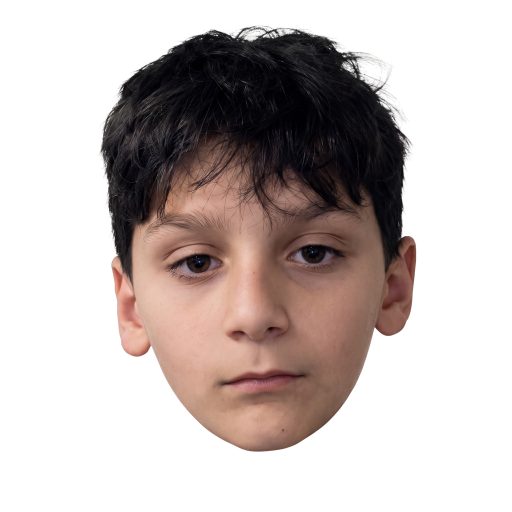
#> input picture ai/reference/matthew_1024_reference.png, 1024 x 1024 px, found by its file name (shown at 1/2 size)
$ python approve_skin.py --candidate ../reference/matthew_1024_reference.png --skin ../reference/matthew_face_crop.png
#> lines starting #> are read from the running program, lines starting #| are printed output that depends on the picture
#!/usr/bin/env python3
"""
Skin Approval & Deployment CLI for Matthew Clicker.
Validates candidate alignment, creates backups of existing production skins,
and exports approved assets into public/images/skins/<skin_id>-normal.png.
"""

import os
import sys
import shutil
import time
import argparse
import subprocess
from PIL import Image
import numpy as np

WORKSPACE_ROOT = os.path.dirname(os.path.dirname(os.path.dirname(os.path.abspath(__file__))))
PRODUCTION_SKINS_DIR = os.path.join(WORKSPACE_ROOT, "public", "images", "skins")
BACKUPS_DIR = os.path.join(WORKSPACE_ROOT, "ai", "backups")
SCRIPTS_DIR = os.path.join(WORKSPACE_ROOT, "scripts")

def validate_and_approve(candidate_path, skin_id):
#> called with candidate_path = '../reference/matthew_1024_reference.png', skin_id = '../reference/matthew_face_crop.png'
    if not os.path.isabs(candidate_path):
        candidate_path = os.path.join(WORKSPACE_ROOT, candidate_path)

    if not os.path.exists(candidate_path):
        raise FileNotFoundError(f"Candidate file not found: {candidate_path}")

    # Standardize skin ID
    clean_id = skin_id.replace("_matthew", "").lower()
    target_filename = f"{clean_id}-normal.png"
    target_path = os.path.join(PRODUCTION_SKINS_DIR, target_filename)

    print("=" * 70)
    print(f"  APPROVING SKIN: {skin_id} -> {target_filename}")
    print("=" * 70)

    # 1. Image Validation
    img = Image.open(candidate_path)
#> img is the input picture: PIL image 1024x1024 RGBA; mean R, G, B, A 41.5, 31.6, 29, 99.3
    print(f"  Format    : {img.format}")
#|   Format    : PNG
    print(f"  Mode      : {img.mode}")
#|   Mode      : RGBA
    print(f"  Dimensions: {img.size}")
#|   Dimensions: (1024, 1024)

    if img.size != (1024, 1024):
        print(f"  [AUTO-FIX] Resizing {img.size} to canonical (1024, 1024)...")
        img = img.resize((1024, 1024), Image.Resampling.LANCZOS)

    if img.mode != "RGBA":
        print("  [AUTO-FIX] Converting image mode to RGBA for alpha transparency support...")
        img = img.convert("RGBA")

    # 2. Check Alpha & Centering
    alpha = np.array(img.split()[-1])
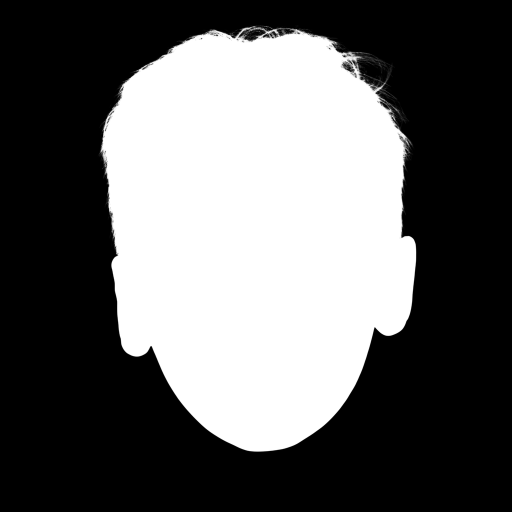
#> alpha: shape (1024, 1024) (shown at 1/2 size); min 0, max 255, mean 99.3
    opaque_pixels = np.count_nonzero(alpha > 10)
#> opaque_pixels = 417248
    total_pixels = 1024 * 1024
    opacity_ratio = opaque_pixels / total_pixels
#> opacity_ratio = 0.398
    print(f"  Opaque Area: {opacity_ratio * 100:.1f}% of canvas")
#|   Opaque Area: 39.8% of canvas

    if opacity_ratio > 0.98:
        print("  [WARNING] High background opacity detected! Ensure background is transparent.")

    y_indices, x_indices = np.where(alpha > 20)
    if len(x_indices) > 0 and len(y_indices) > 0:
        center_x = float(np.mean(x_indices))
#> center_x = 515.6
        center_y = float(np.mean(y_indices))
#> center_y = 454.6
        print(f"  Visible Centroid: ({center_x:.1f}, {center_y:.1f}) [Baseline target: (515.6, 454.6)]")
#|   Visible Centroid: (515.6, 454.6) [Baseline target: (515.6, 454.6)]
        drift_x = abs(center_x - 515.6)
#> drift_x = 0.0147
        drift_y = abs(center_y - 454.6)
#> drift_y = 0.034
        print(f"  Centroid Drift  : X={drift_x:.1f}px, Y={drift_y:.1f}px")
#|   Centroid Drift  : X=0.0px, Y=0.0px
        if drift_x > 25 or drift_y > 25:
            print("  [ALERT] Significant centroid drift detected (>25px). Check facial alignment!")
        else:
            print("  [ANCHOR] Centroid perfectly within tolerance (<25px).")

    # 3. Create Backup of Existing Production Skin
    os.makedirs(BACKUPS_DIR, exist_ok=True)
    if os.path.exists(target_path):
        timestamp = int(time.time())
        backup_filename = f"{clean_id}_{timestamp}_backup.png"
        backup_path = os.path.join(BACKUPS_DIR, backup_filename)
        shutil.copy2(target_path, backup_path)
        print(f"  [BACKUP] Existing production skin backed up to:\n    {backup_path}")

    # 4. Save to Production
    os.makedirs(PRODUCTION_SKINS_DIR, exist_ok=True)
    img.save(target_path, "PNG", optimize=True)
    print(f"  [SUCCESS] Deployed approved skin to:\n    {target_path}")

    # 5. Automatically regenerate Contact Sheet
    try:
        cs_script = os.path.join(SCRIPTS_DIR, "generate_contact_sheet.py")
        if os.path.exists(cs_script):
            print("\n  [UPDATING] Regenerating visual QC contact sheet...")
            subprocess.run([sys.executable, cs_script], check=True)
    except Exception as e:
        print(f"  [NOTE] Contact sheet update: {e}")

    print("=" * 70)
    print(f"Skin '{clean_id}' successfully updated and ready in Matthew Clicker!")
    print("=" * 70)

def main():
    parser = argparse.ArgumentParser(description="Approve and deploy a candidate skin into Matthew Clicker.")
    parser.add_argument("--candidate", type=str, required=True, help="Path to candidate image in ai/output/")
    parser.add_argument("--skin", type=str, required=True, help="Skin ID (e.g. aura_matthew, god, sigma, etc.)")
    args = parser.parse_args()

    validate_and_approve(args.candidate, args.skin)

if __name__ == "__main__":
    main()
